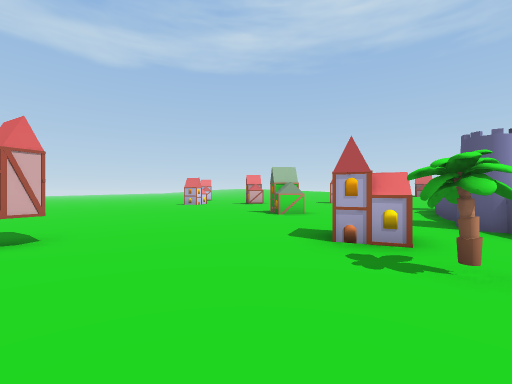
View 1 (above)

24 first-person views from a walk through a 3-D level made in the Unity game engine. The camera is 1.3 m above the floor, looks level and sees 90° across. The floor is counted in squares, 2 m on a side. Each view is taken from the middle of a square. On the plan, view 1 faces up. The plan holds only what a view shows up to about 9 squares ahead; the rest is blank. The place goes on beyond the plan.

View 2
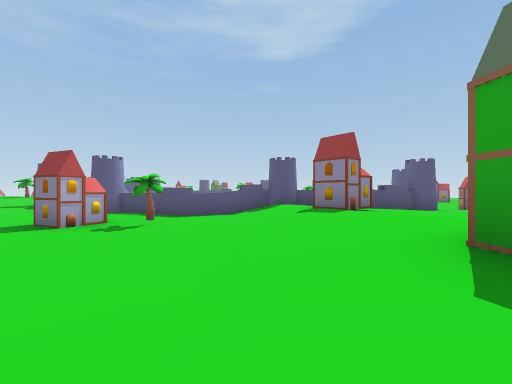

View 3
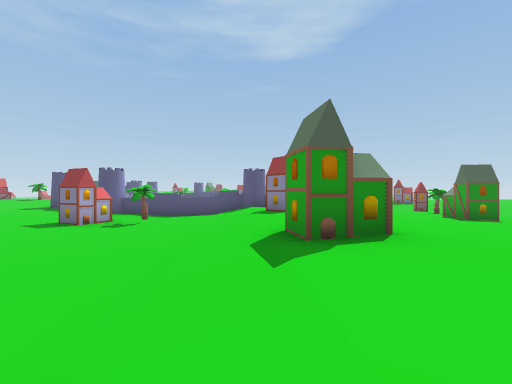

View 4
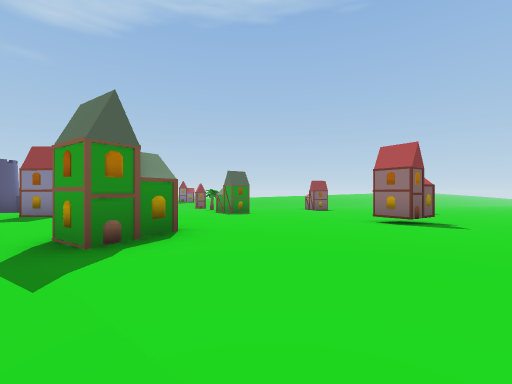

View 5
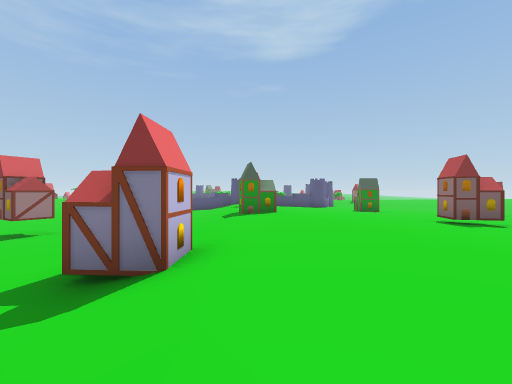

View 6
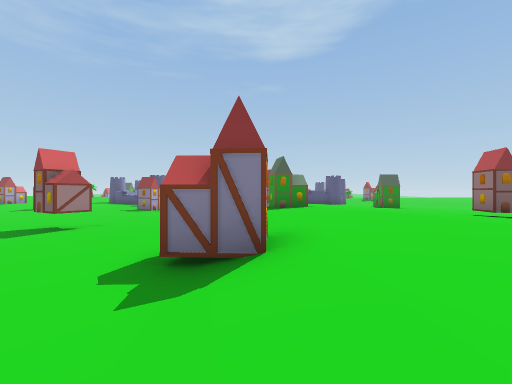

View 7
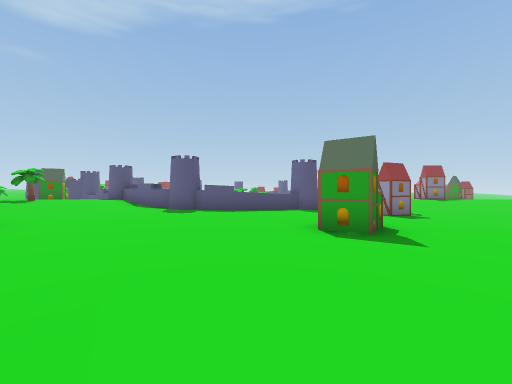

View 8
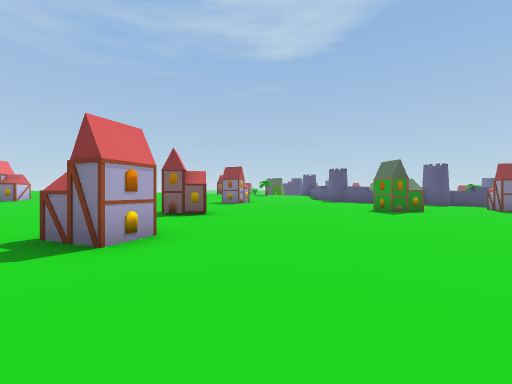

View 9
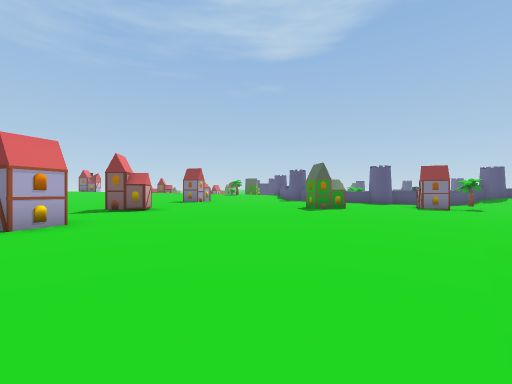

View 10
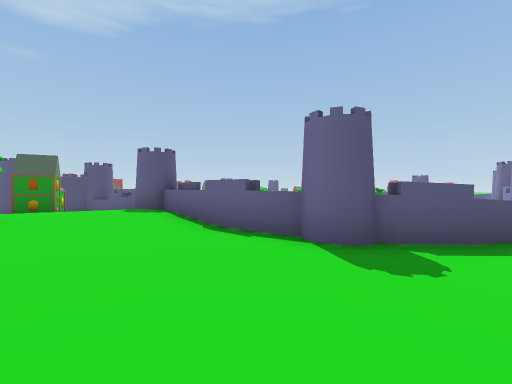

View 11
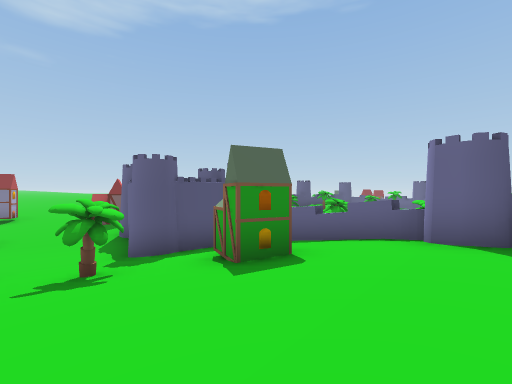

View 12
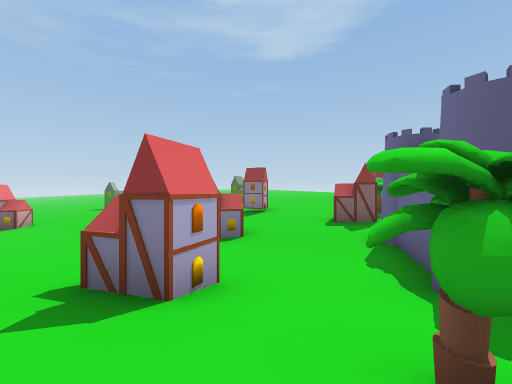

View 13
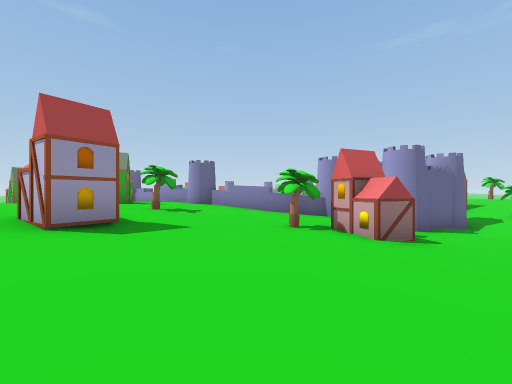

View 14
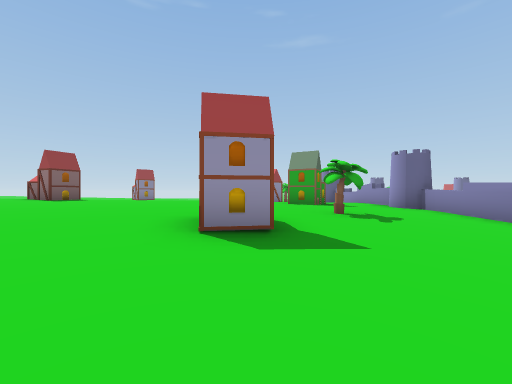

View 15
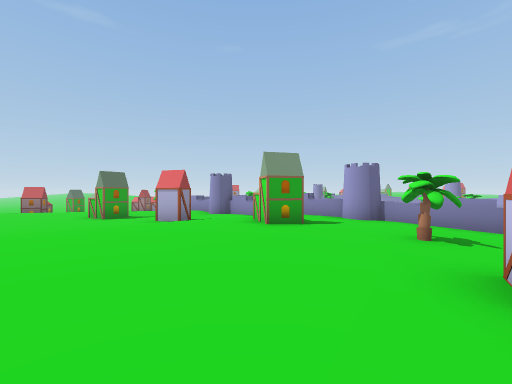

View 16
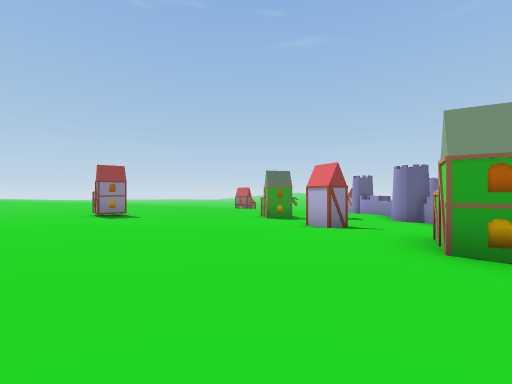

View 17
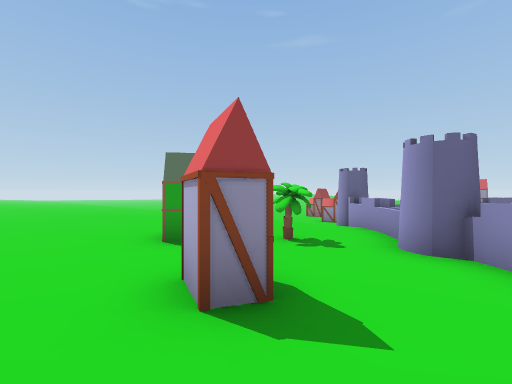

View 18
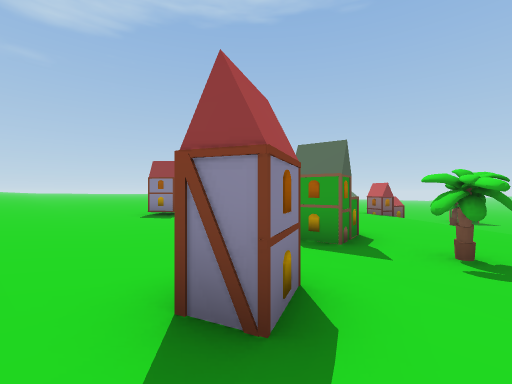

View 19
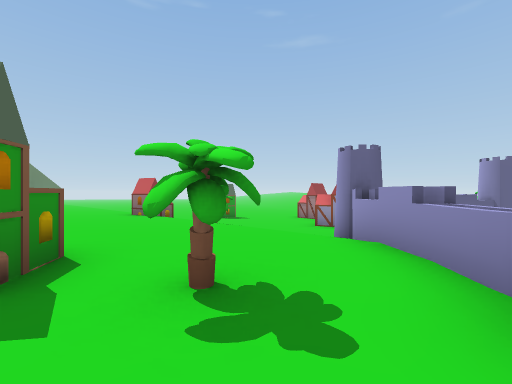

View 20
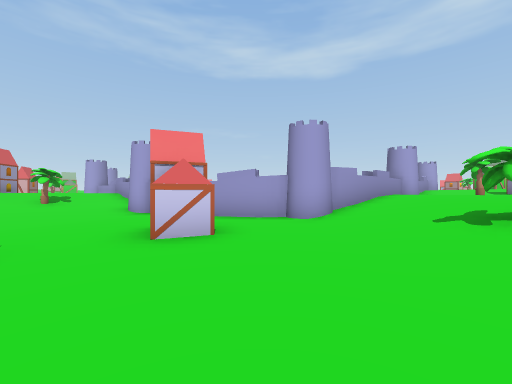

View 21
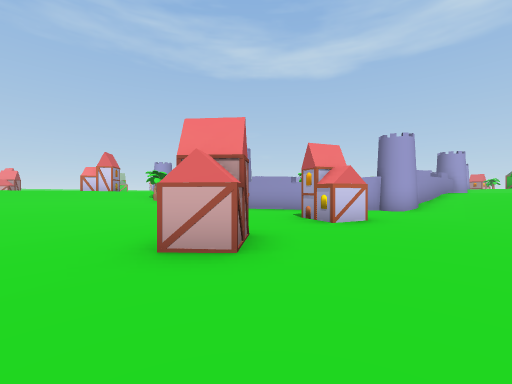

View 22
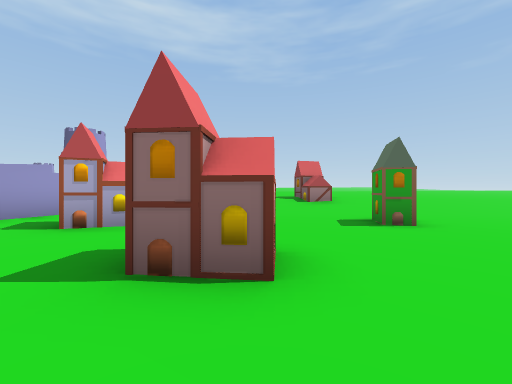

View 23
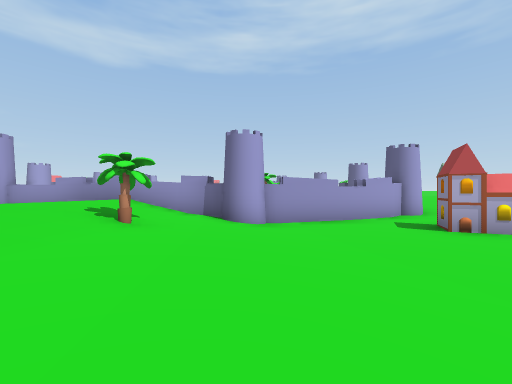

View 24
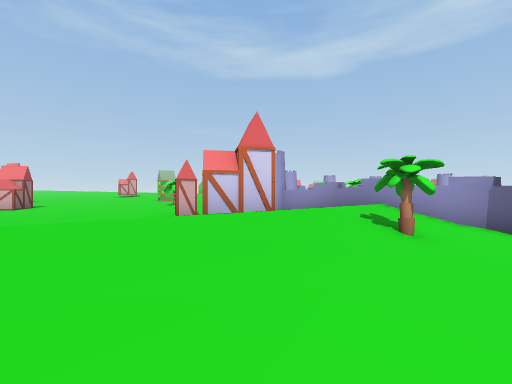

### Floor plan
Key: @ floor where view 1 was taken; # wall or solid block; x gap in a wall; . main floor; : floor 0.25 m higher than the main floor; - floor 0.25 m lower than the main floor; + floor 0.5 m higher than the main floor; _ floor 0.5 m lower than the main floor; * floor 0.75 m higher than the main floor; < floor 0.75 m lower than the main floor; % floor 1 m higher than the main floor; ( floor 1 m lower than the main floor; / step, stairs or slope; = window, fence, low wall or low ledge; ^ raised ledge.
Columns run from 11 left of view 1 to 34 right of it. Each row starts with its distance up from view 1.
 15       -##..#              /##(<#
 14      ----.....        *//////<<<_//
 13     ------.......::///*///#//<<_///...
 12     ------.......:://#*////##<_///....
 11    -------........://++//#/####/##..::
 10     ------........::/++/// #  #/.#.:::/
  9     ------..#.....###^#####   #/.://#++*
  8     -------.#....##           ##//:+#+***
  7     _-------....=#             #/+#++*****
  6      _--------..=              =++++*******
  5       __-------.^              ##++*******%%
  4      __#___--#--^               =+##******#%
  3     --------_x--#               #++*******
  2    -------------#                 /////////***
  1   ....----------#                ::#::::+++++/
  0  ......////@////#               ^::::::::::::
 -1 ///#/////////+++#               #::#::::::::::
 -2 ++++++++#/++/#  =               =:#:#:::::#:::
 -3  *******+++++::                 #:::::::::
 -4   ****+++++:::::^               ^/:::::::::
 -5    *+++++:::::..#               #//:::::::::
 -6     +++:::::....#              ##///.:::::::
 -7      :::::.....      ##=#^#####<<//#/..:
 -8      ::#...         #/ ///###<<<<<// /...
 -9      :.....             ///<(<<#<<<///#..
-10      ....        -_#/   /#//((<<<<<<///.
-11      ...        -___/  #////(((((((((///
-12      ..        ____    /////(((##((##(///-
-13               ____<    //////((((((((((///-
-14              #___<<    //////(((((((((((///

Positions as (right, up) in squares from view 1, and headings:
1: (0, 0), facing up
2: (-4, 0), facing right
3: (-6, -1), facing right
4: (-6, -1), facing down-right
5: (-11, -2), facing right
6: (-11, -1), facing right
7: (-1, 13), facing down-right
8: (-7, 13), facing right
9: (-8, 11), facing right
10: (5, 12), facing down-right
11: (11, 14), facing down-right
12: (14, 14), facing right
13: (26, 13), facing down-left
14: (25, 12), facing down
15: (28, 8), facing down-left
16: (26, 7), facing down
17: (24, 3), facing down
18: (23, 2), facing down-right
19: (23, 0), facing down
20: (24, -11), facing up-left
21: (23, -14), facing up-left
22: (19, -14), facing up-right
23: (16, -14), facing up
24: (15, -14), facing up-left
